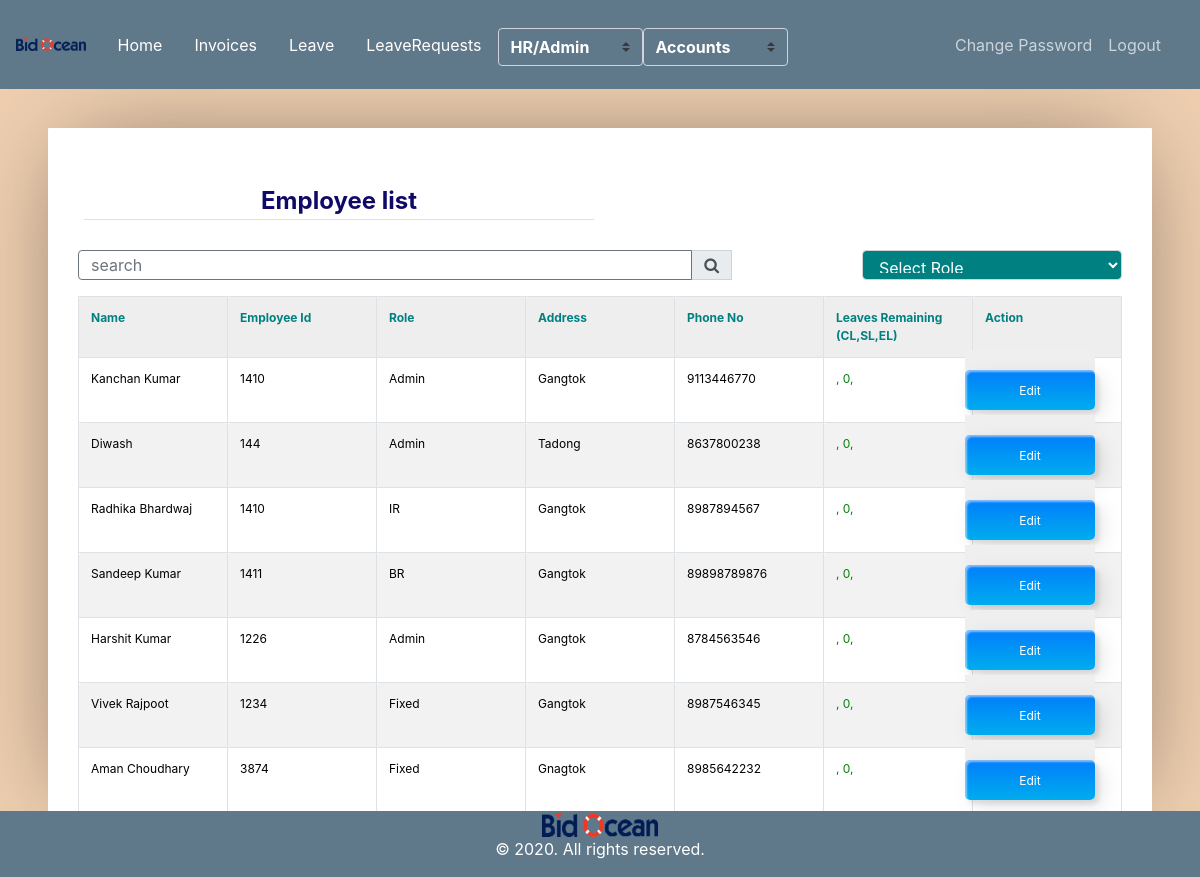
Page /employee-list/ (signed in) on the earlier database version.
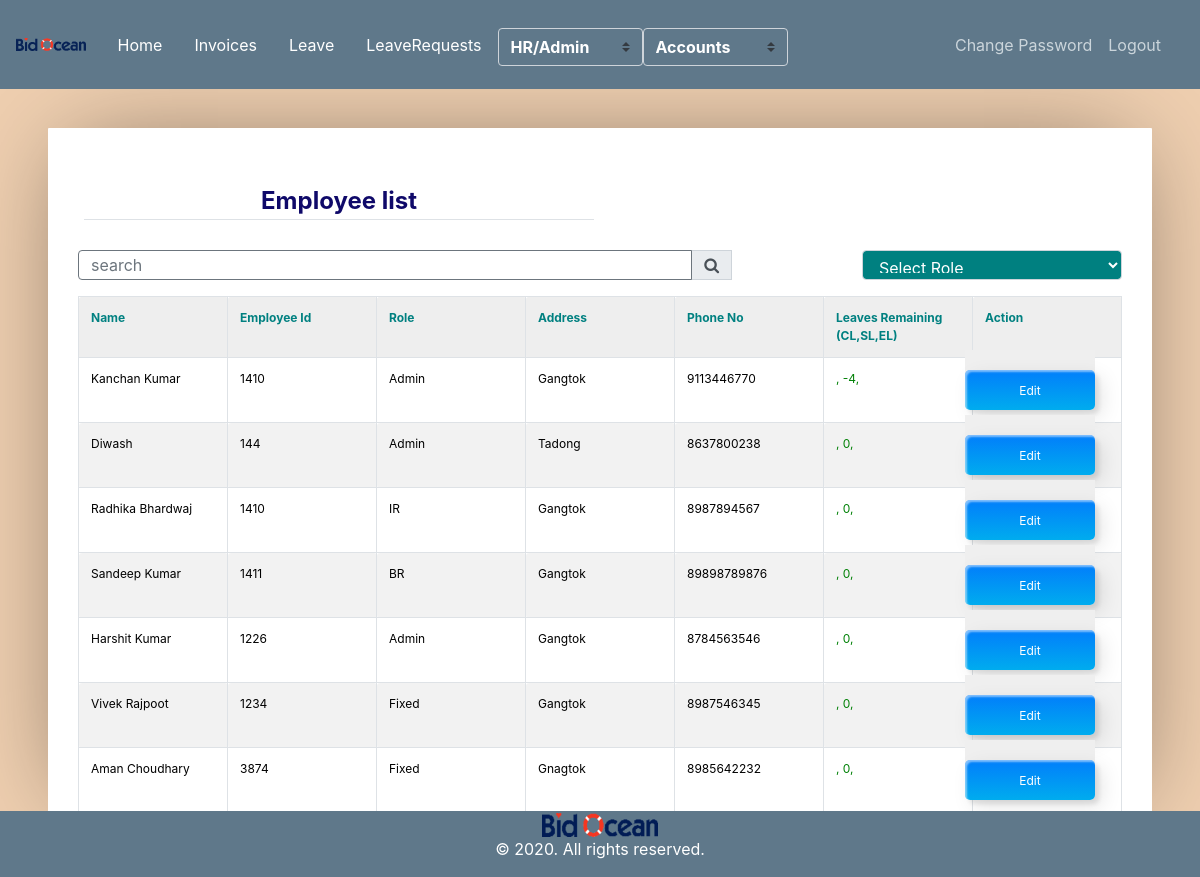
Same page on the later database version.
### user_invoice/models.py (models this page shows, shortened)
class Employee(models.Model):
	id         = models.AutoField(primary_key=True)
	name       = models.CharField(max_length=300)
	role       = models.ForeignKey(Role,on_delete=models.CASCADE)
	salary     = models.CharField(max_length=300, null=True, blank=True)
	address    = models.CharField(max_length=300)
	emp_id     = models.CharField(max_length=300, null=True, blank=True)
	phone_no   = models.CharField(max_length=300)
	auth_tbl   = models.OneToOneField(Userdetail, on_delete=models.CASCADE)
	added_at   = models.DateTimeField(auto_now_add=True)
	is_manager = models.SmallIntegerField(default=0)
	report_to  = models.ForeignKey('self', on_delete=models.SET_NULL, null=True, blank=True, related_name='empreport_to')

class Role(models.Model):
    id         = models.AutoField(primary_key=True)
    name       = models.CharField(max_length=300)
    created_at = models.DateTimeField(auto_now_add=True)
    status     = models.SmallIntegerField(default=1)

### leave/models.py (models this page shows)
class LeaveBalance(models.Model):
	id           = models.AutoField(primary_key=True)
	paid_leave   = models.CharField(max_length=200)
	others_leave = models.CharField(max_length=200)
	sick_leave   = models.CharField(max_length=200)
	employee     = models.OneToOneField(Employee, on_delete=models.CASCADE, related_name='leave_bal')

### user_invoice/views.py (the view)
# urls.py: path('employee-list/',views.EmployeeDisplayView.as_view(),name='employee_list'),
class EmployeeDisplayView(AdminOrHROrAccountsPanelMixin,TemplateView):
    template_name = 'user_invoice/employee_list.html'
    def get(self, request):
        employee_list    = Employee.objects.all()
        try:
            search     = request.GET['search']
        except:
            search     = None
        try:
            role     = request.GET['role']
        except:
            role     = None
        query_param = {}
        if search is not None and search is not "":
            search = search.strip()
            query_param['search'] = search
            employee_list = employee_list.filter(Q(name__icontains=search)|Q(address__icontains=search)|(Q(phone_no__icontains=search))|Q(emp_id__icontains=search))
        if role is not None and role is not "":
            query_param['role'] = role
            employee_list = employee_list.filter(role__pk__exact=role)
        roles            = Role.objects.all()
        paginator        = Paginator(employee_list,10)
        page             = request.GET.get('page')
        paginatedcontent = paginator.get_page(page)
        context = {
            'query_param' : query_param,
            'employees'   : paginatedcontent,
            'title'       : 'Employee list',
            'roles'       : roles,
            'role'        : Employee.objects.get(auth_tbl=self.request.user).role.name.lower()
        }
        return render(request, self.template_name, context)

### user_invoice/mixin.py (called while the page is built)
    def test_func(self):
        user     = self.request.user
        employee = Employee.objects.get(auth_tbl=user)
        return employee.role.name.lower() == 'admin' or employee.role.name.lower() == 'hr' or employee.role.name.lower() == 'accounts'

### user_invoice/templates/user_invoice/employee_list.html (shortened to what this page needs)
{% extends "user_invoice/base.html" %}
{% load crispy_forms_tags %}
{% block content %}
		<div class='container'>
		<table  width="100%">
			<tr>
				<td><legend class="border-bottom mb-4" style="color: rgb(15, 9, 105);text-align: center;"><b>Employee list</b> </legend></td>
				<td align="right"></td>
			</tr>
		</table>
		<form>
			<table >
				<tr>
						<link rel="stylesheet" href="https://stackpath.bootstrapcdn.com/font-awesome/4.7.0/css/font-awesome.min.css">
					<div class="form-group w-30" >
						<div class="input-group mb-3">
							<input type="text" name="search" style="width: 30px;height: 30px;" class="form-control border-secondary py-2" value="{{request.GET.search}}" placeholder="search">
							<div class="input-group-append">
							 <button class="input-group-text" style="height: 30px;" type="submit" name="submitbtn" value="Search"><i class="fa fa-search"></i>
							</div>
							<div id="styled-select">
								<select   class="form-control"style="width:260px; height:30px;color:white;background-color:teal;margin-left:130px" name="role"  onchange="this.form.submit()">
									<option value="" style="color: white;"><b> Select Role </b></option>
								</select>
							</div>
					</div>
				</div>
				</tr>
			</table>
		</form>
		<table cellpadding="0" cellspacing="0" border="0" class="table table-bordered table-striped  display" width="100%">
			<tr>
				<th style="color: teal;"><b>Name</b>  </th>
				<th style="color: teal;"><b>Employee Id</b></th>
				<th style="color: teal;"><b>Role</b></th>
				<th style="color: teal;"><b> Address</b></th>
				<th style="color: teal;"><b> Phone No</b></th>
				<th style="color: teal;"><b> Leaves Remaining (CL,SL,EL)</b></th>
				<th style="color: teal;"><b> Action</b></th>
			</tr>
			{% for employee in employees %}
				<tr>
					<td style="color: rgb(0, 0, 0);">{{employee.name}}</td>
					<td style="color: rgb(0, 0, 0);">{{employee.emp_id}}</td>
					<td style="color: rgb(0, 0, 0);">{{employee.role.name}}</td>
					<td style="color: rgb(0, 0, 0);;">{{employee.address}}</td>
					<td style="color: rgb(0, 0, 0);;">{{employee.phone_no}}</td>
					<td style="color: rgb(0, 128, 6);">{{employee.leave_bal.casual_leave}}, {{employee.leave_bal.sick_leave}}, {{employee.leave_bal.earned_leave}}</td>
					<td style="color: rgb(0, 0, 0);;"><a href="{% url 'employee_edit' employee.pk %}"><button class="custom-btn btn-12"><span>Click!</span><span>Edit</span></button></a></td>
				</tr>
			{% endfor %}
		</table>
		</div>
{% endblock content %}

Differences in the rows shown:
changed through a linked row, Employee "Kanchan Kumar": leave_bal.sick_leave "0" → "-4"
